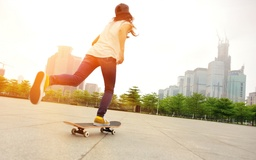
#> input picture img/skate.jpg, 256 x 160 px, shrunk from 864 x 540 before the run; its folder holds 5 pictures in this run
$ python program6.py
#> lines starting #> are read from the running program, lines starting #| are printed output that depends on the picture; after the words box and inside, x2 and y2 are one past the last pixel; in counts of white or black regions, pixels touching at a corner belong together
### util.py
import cv2 as cv
from numpy import rint

PATH = "img/"


def read_image(name):
#> called with name = 'skate.jpg'
    return cv.imread(PATH + name)
#> returned value is the input picture: shape (160, 256, 3); mean B, G, R 184.4, 206.2, 220


def write_image(name, image):
    cv.imwrite(PATH + name, image)


# [8 lines left out: function check_8bytes_bounds, not called in this run]

### color.py
"""
Basic Operations on Images
https://docs.opencv.org/3.0-beta/doc/py_tutorials/py_core/py_basic_ops/py_basic_ops.html
"""

import numpy as np
import cv2 as cv


def check_8bytes_bounds(x):
    x = np.rint(x)
    if x > 255:
        return 255
    elif x < 0:
        return 0

    return x


def calculate_rgb_to_yiq(r, g, b):
    y = 0.299 * r + 0.587 * g + 0.114 * b
    i = 0.596 * r - 0.274 * g - 0.322 * b
    q = 0.211 * r - 0.523 * g + 0.312 * b

    y = check_8bytes_bounds(y)
    i = check_8bytes_bounds(i)
    q = check_8bytes_bounds(q)

    return y, i, q


def rgb_to_yiq(image):
    # Get RGB components from the image
    b, g, r = cv.split(image)
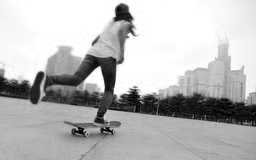
#> b: shape (160, 256); min 0, max 255, mean 184.4
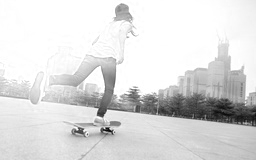
#> r: shape (160, 256); min 8, max 255, mean 220

    # Create an empty matrix with the dimension of the input image
    yiq = np.empty_like(image)

    width = image.shape[0]
#> width = 160
    height = image.shape[1]
#> height = 256

    # Calculate YIQ from the input image, pixel by pixel

    for w in range(width):
        for h in range(height):
            y, i, q = calculate_rgb_to_yiq(r[w][h], g[w][h], b[w][h])
            yiq[w][h][2] = y
            yiq[w][h][1] = i
            yiq[w][h][0] = q
#> this loop made 160 passes
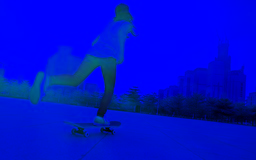
#> yiq: shape (160, 256, 3); mean R, G, B 0.4, 15.4, 207.9

    return yiq


# [77 lines left out: functions calculate_yiq_to_rgb, yiq_to_rgb, red_band, green_band, blue_band, monochromatic_red and 2 more, not called in this run]


def calculate_rgb_to_gray(r, g, b):
    gray = 0.299 * r + 0.587 * g + 0.114 * b
    return check_8bytes_bounds(gray)


# [72 lines left out: functions rgb_to_gray, rgb_to_negative, calculate_add_bright, calculate_mult_bright, modify_brightness, not called in this run]


def additive_brightness(image, factor):
    return modify_brightness(image, factor, calculate_add_bright)


def multiplicative_brightness(image, factor):
    return modify_brightness(image, factor, calculate_mult_bright)


def calculate_threshold(y, mean):
    if y > mean:
        # White pixel
        return 255
    # Black pixel
    return 0


def thresholding(image, mean, y):
    # Copy image matrix
#> called with mean = 127
    black_white = np.copy(image)

    width = y.shape[0]
    height = y.shape[1]

    # Iterate the whole image
    for w in range(width):
        for h in range(height):
            y[w][h] = calculate_threshold(y[w][h], mean)
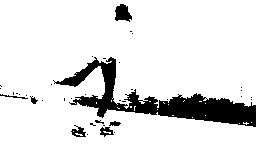
#> y: shape (160, 256); 89.1% white; 37 black regions (30 under 20 px), largest, box (x1, y1, x2, y2) and area: (53, 57, 256, 127) 3885, (115, 4, 132, 22) 210, (71, 125, 86, 137) 92

    # Update the output image with thresholding values
    black_white[:, :, 2] = y
    black_white[:, :, 1] = y
    black_white[:, :, 0] = y

    return black_white


def thresholding_user(image, mean):
    # Get YIQ
    yiq = rgb_to_yiq(image)
    # Get Y component
    y = yiq[:, :, 2]
    return thresholding(image, mean, y)


def thresholding_mean(image):
    # Get YIQ
    yiq = rgb_to_yiq(image)
    # Get Y component
    y = yiq[:, :, 2]
    mean = np.mean(y)
    return thresholding(image, mean, y)

### program6.py
"""
Thresholding on Y with a median m.
    Case 1: m from user input
    Case 2: m from mean of Y values
"""

import cv2 as cv
import color
import util


THRESHOLDING_FACTOR = 127

name = "skate.jpg"
original = util.read_image(name)

# Mean from user input
black_white_user = color.thresholding_user(original, THRESHOLDING_FACTOR)
cv.imshow('Thresholding User Input', black_white_user)
util.write_image("thres-user-" + name, black_white_user)

# Mean calculated from Y component
black_white_mean = color.thresholding_mean(original)
#> call 2 of thresholding, with mean = 207.9
#> after the loop in thresholding (call 2), `for w in range(width):`:
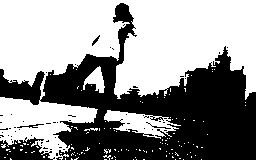
#> y: shape (160, 256); 57.9% white; 60 black regions (55 under 20 px), largest, box (x1, y1, x2, y2) and area: (0, 3, 256, 160) 16249, (0, 137, 55, 160) 754, (17, 124, 44, 128) 42, (146, 122, 171, 129) 29, (92, 35, 100, 46) 28
#> in thresholding (call 2), `black_white[:, :, 2] = y`:
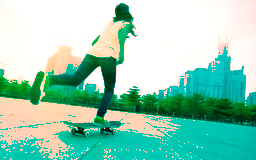
#> black_white: shape (160, 256, 3); mean B, G, R 184.4, 206.2, 147.6
#> in thresholding (call 2), `black_white[:, :, 1] = y`:
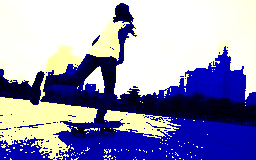
#> black_white: shape (160, 256, 3); mean B, G, R 184.4, 147.6, 147.6
cv.imshow('Thresholding Mean', black_white_mean)
util.write_image("thres-mean-" + name, black_white_mean)

cv.waitKey(0)
cv.destroyAllWindows()
